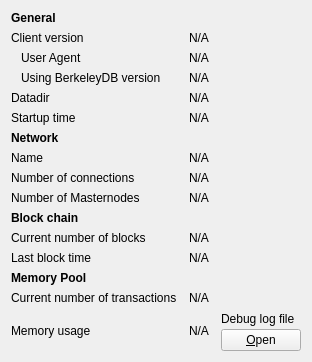
     <widget class="QWidget" name="tab_info">
      <attribute name="title">
       <string>&amp;Information</string>
      </attribute>
      <layout class="QGridLayout" name="gridLayout" columnstretch="0,1,0">
       <property name="horizontalSpacing">
        <number>12</number>
       </property>
       <item row="0" column="0">
        <widget class="QLabel" name="label_9">
         <property name="font">
          <font>
           <weight>75</weight>
           <bold>true</bold>
          </font>
         </property>
         <property name="text">
          <string>General</string>
         </property>
        </widget>
       </item>
       <item row="1" column="0">
        <widget class="QLabel" name="label_6">
         <property name="text">
          <string>Client version</string>
         </property>
        </widget>
       </item>
       <item row="1" column="1" colspan="2">
        <widget class="QLabel" name="clientVersion">
         <property name="cursor">
          <cursorShape>IBeamCursor</cursorShape>
         </property>
         <property name="text">
          <string>N/A</string>
         </property>
         <property name="textFormat">
          <enum>Qt::PlainText</enum>
         </property>
         <property name="textInteractionFlags">
          <set>Qt::LinksAccessibleByMouse|Qt::TextSelectableByKeyboard|Qt::TextSelectableByMouse</set>
         </property>
        </widget>
       </item>
       <item row="2" column="0">
        <widget class="QLabel" name="labelClientUserAgent">
         <property name="text">
          <string>User Agent</string>
         </property>
         <property name="indent">
          <number>10</number>
         </property>
        </widget>
       </item>
       <item row="2" column="1" colspan="2">
        <widget class="QLabel" name="clientUserAgent">
         <property name="cursor">
          <cursorShape>IBeamCursor</cursorShape>
         </property>
         <property name="text">
          <string>N/A</string>
         </property>
         <property name="textFormat">
          <enum>Qt::PlainText</enum>
         </property>
         <property name="textInteractionFlags">
          <set>Qt::LinksAccessibleByMouse|Qt::TextSelectableByKeyboard|Qt::TextSelectableByMouse</set>
         </property>
        </widget>
       </item>
       <item row="3" column="0">
        <widget class="QLabel" name="label_berkeleyDBVersion">
         <property name="text">
          <string>Using BerkeleyDB version</string>
         </property>
         <property name="indent">
          <number>10</number>
         </property>
        </widget>
       </item>
       <item row="3" column="1" colspan="2">
        <widget class="QLabel" name="berkeleyDBVersion">
         <property name="cursor">
          <cursorShape>IBeamCursor</cursorShape>
         </property>
         <property name="text">
          <string>N/A</string>
         </property>
         <property name="textFormat">
          <enum>Qt::PlainText</enum>
         </property>
         <property name="textInteractionFlags">
          <set>Qt::LinksAccessibleByMouse|Qt::TextSelectableByKeyboard|Qt::TextSelectableByMouse</set>
         </property>
        </widget>
       </item>
       <item row="4" column="0">
        <widget class="QLabel" name="label_12">
         <property name="text">
          <string>Datadir</string>
         </property>
        </widget>
       </item>
       <item row="4" column="1" colspan="2">
        <widget class="QLabel" name="dataDir">
         <property name="cursor">
          <cursorShape>IBeamCursor</cursorShape>
         </property>
         <property name="text">
          <string>N/A</string>
         </property>
         <property name="textFormat">
          <enum>Qt::PlainText</enum>
         </property>
         <property name="wordWrap">
          <bool>true</bool>
         </property>
         <property name="textInteractionFlags">
          <set>Qt::LinksAccessibleByMouse|Qt::TextSelectableByKeyboard|Qt::TextSelectableByMouse</set>
         </property>
        </widget>
       </item>
       <item row="5" column="0">
        <widget class="QLabel" name="label_13">
         <property name="text">
          <string>Startup time</string>
         </property>
        </widget>
       </item>
       <item row="5" column="1" colspan="2">
        <widget class="QLabel" name="startupTime">
         <property name="cursor">
          <cursorShape>IBeamCursor</cursorShape>
         </property>
         <property name="text">
          <string>N/A</string>
         </property>
         <property name="textFormat">
          <enum>Qt::PlainText</enum>
         </property>
         <property name="textInteractionFlags">
          <set>Qt::LinksAccessibleByMouse|Qt::TextSelectableByKeyboard|Qt::TextSelectableByMouse</set>
         </property>
        </widget>
       </item>
       <item row="6" column="0">
           <widget class="QLabel" name="labelNetwork">
               <property name="font">
                   <font>
                       <weight>75</weight>
                       <bold>true</bold>
                   </font>
               </property>
               <property name="text">
                   <string>Network</string>
               </property>
           </widget>
       </item>
       <item row="7" column="0">
        <widget class="QLabel" name="label_8">
         <property name="text">
          <string>Name</string>
         </property>
        </widget>
       </item>
       <item row="7" column="1" colspan="2">
        <widget class="QLabel" name="networkName">
         <property name="cursor">
          <cursorShape>IBeamCursor</cursorShape>
         </property>
         <property name="text">
          <string>N/A</string>
         </property>
         <property name="textFormat">
          <enum>Qt::PlainText</enum>
         </property>
         <property name="textInteractionFlags">
          <set>Qt::LinksAccessibleByMouse|Qt::TextSelectableByKeyboard|Qt::TextSelectableByMouse</set>
         </property>
        </widget>
       </item>
       <item row="8" column="0">
        <widget class="QLabel" name="label_7">
         <property name="text">
          <string>Number of connections</string>
         </property>
        </widget>
       </item>
       <item row="8" column="1" colspan="2">
        <widget class="QLabel" name="numberOfConnections">
         <property name="cursor">
          <cursorShape>IBeamCursor</cursorShape>
         </property>
         <property name="text">
          <string>N/A</string>
         </property>
         <property name="textFormat">
          <enum>Qt::PlainText</enum>
         </property>
         <property name="textInteractionFlags">
          <set>Qt::LinksAccessibleByMouse|Qt::TextSelectableByKeyboard|Qt::TextSelectableByMouse</set>
         </property>
        </widget>
       </item>
       <item row="9" column="0">
        <widget class="QLabel" name="masternodeCountLabel">
         <property name="text">
          <string>Number of Masternodes</string>
         </property>
        </widget>
       </item>
       <item row="9" column="1">
        <widget class="QLabel" name="masternodeCount">
         <property name="text">
          <string>N/A</string>
         </property>
        </widget>
       </item>
       <item row="10" column="0">
        <widget class="QLabel" name="label_10">
         <property name="font">
          <font>
           <weight>75</weight>
           <bold>true</bold>
          </font>
         </property>
         <property name="text">
          <string>Block chain</string>
         </property>
        </widget>
       </item>
       <item row="11" column="0">
        <widget class="QLabel" name="label_3">
         <property name="text">
          <string>Current number of blocks</string>
         </property>
        </widget>
       </item>
       <item row="11" column="1" colspan="2">
        <widget class="QLabel" name="numberOfBlocks">
         <property name="cursor">
          <cursorShape>IBeamCursor</cursorShape>
         </property>
         <property name="text">
          <string>N/A</string>
         </property>
         <property name="textFormat">
          <enum>Qt::PlainText</enum>
         </property>
         <property name="textInteractionFlags">
          <set>Qt::LinksAccessibleByMouse|Qt::TextSelectableByKeyboard|Qt::TextSelectableByMouse</set>
         </property>
        </widget>
       </item>
       <item row="12" column="0">
        <widget class="QLabel" name="labelLastBlockTime">
         <property name="text">
          <string>Last block time</string>
         </property>
        </widget>
       </item>
       <item row="12" column="1" colspan="2">
        <widget class="QLabel" name="lastBlockTime">
         <property name="cursor">
          <cursorShape>IBeamCursor</cursorShape>
         </property>
         <property name="text">
          <string>N/A</string>
         </property>
         <property name="textFormat">
          <enum>Qt::PlainText</enum>
         </property>
         <property name="textInteractionFlags">
          <set>Qt::LinksAccessibleByMouse|Qt::TextSelectableByKeyboard|Qt::TextSelectableByMouse</set>
         </property>
        </widget>
       </item>
       <item row="13" column="0">
        <widget class="QLabel" name="labelMempoolTitle">
         <property name="font">
          <font>
           <weight>75</weight>
           <bold>true</bold>
          </font>
         </property>
         <property name="text">
          <string>Memory Pool</string>
         </property>
        </widget>
       </item>
       <item row="14" column="0">
        <widget class="QLabel" name="labelNumberOfTransactions">
         <property name="text">
          <string>Current number of transactions</string>
         </property>
        </widget>
       </item>
       <item row="14" column="1">
        <widget class="QLabel" name="mempoolNumberTxs">
         <property name="cursor">
          <cursorShape>IBeamCursor</cursorShape>
         </property>
         <property name="text">
          <string>N/A</string>
         </property>
         <property name="textFormat">
          <enum>Qt::PlainText</enum>
         </property>
         <property name="textInteractionFlags">
          <set>Qt::LinksAccessibleByMouse|Qt::TextSelectableByKeyboard|Qt::TextSelectableByMouse</set>
         </property>
        </widget>
       </item>
       <item row="15" column="0">
        <widget class="QLabel" name="labelMemoryUsage">
         <property name="text">
          <string>Memory usage</string>
         </property>
        </widget>
       </item>
       <item row="15" column="1">
        <widget class="QLabel" name="mempoolSize">
         <property name="cursor">
          <cursorShape>IBeamCursor</cursorShape>
         </property>
         <property name="text">
          <string>N/A</string>
         </property>
         <property name="textFormat">
          <enum>Qt::PlainText</enum>
         </property>
         <property name="textInteractionFlags">
          <set>Qt::LinksAccessibleByMouse|Qt::TextSelectableByKeyboard|Qt::TextSelectableByMouse</set>
         </property>
        </widget>
       </item>
       <item row="13" column="2" rowspan="3">
        <layout class="QVBoxLayout" name="verticalLayoutDebugButton">
         <property name="spacing">
          <number>3</number>
         </property>
         <item>
          <spacer name="verticalSpacer_2">
           <property name="orientation">
            <enum>Qt::Vertical</enum>
           </property>
           <property name="sizeHint" stdset="0">
            <size>
             <width>10</width>
             <height>5</height>
            </size>
           </property>
          </spacer>
         </item>
         <item>
          <widget class="QLabel" name="labelDebugLogfile">
           <property name="text">
            <string>Debug log file</string>
           </property>
          </widget>
         </item>
         <item>
          <widget class="QPushButton" name="openDebugLogfileButton">
           <property name="toolTip">
            <string>Open the %1 debug log file from the current data directory. This can take a few seconds for large log files.</string>
           </property>
           <property name="text">
            <string>&amp;Open</string>
           </property>
           <property name="autoDefault">
            <bool>false</bool>
           </property>
          </widget>
         </item>
        </layout>
       </item>
       <item row="15" column="0">
        <spacer name="verticalSpacer">
         <property name="orientation">
          <enum>Qt::Vertical</enum>
         </property>
         <property name="sizeHint" stdset="0">
          <size>
           <width>20</width>
           <height>40</height>
          </size>
         </property>
        </spacer>
       </item>
      </layout>
     </widget>
